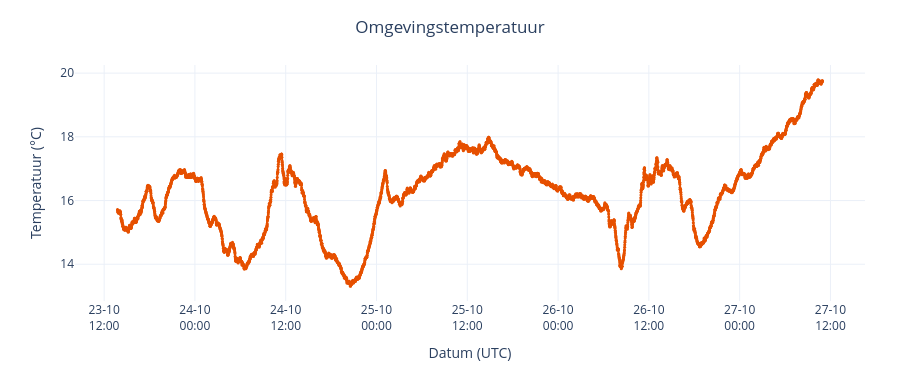
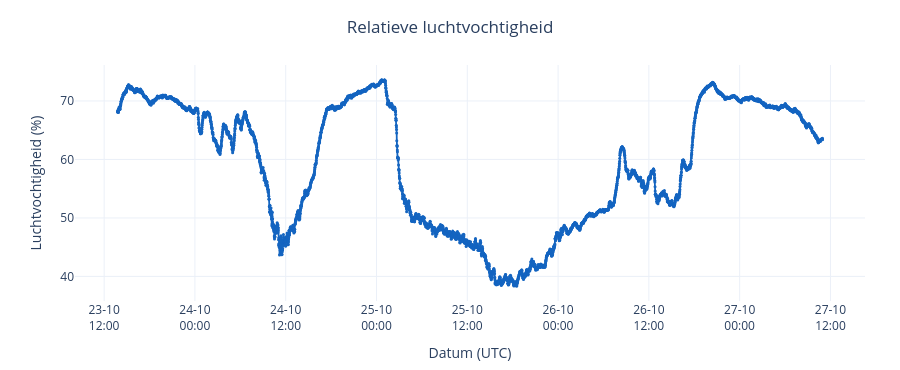
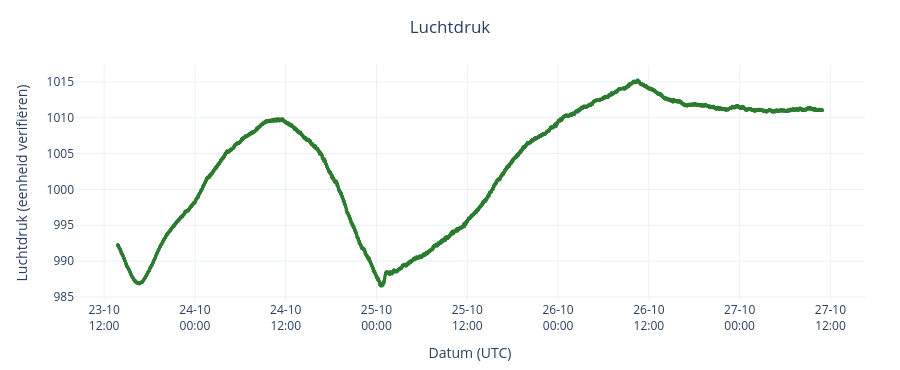

Write notebook code for charts like these, in order.
### Code cell
import plotly.graph_objects as go

weer_grafieken = {
    "Temperature-PVMET500": (
        "Omgevingstemperatuur", "Temperatuur (°C)"
    ),
    "Humidity-PVMET500": (
        "Relatieve luchtvochtigheid", "Luchtvochtigheid (%)"
    ),
    "Pressure-PVMET500": (
        "Luchtdruk", "Luchtdruk (eenheid verifiëren)"
    )
}

kleuren = ["#E65100", "#1565C0", "#2E7D32"]

for (kolom, (titel, eenheid)), kleur in zip(
    weer_grafieken.items(), kleuren
):

    data = (
        df_weer[["_time", kolom]]
        .dropna()
        .sort_values("_time")
        .copy()
    )

    # Meetgaten groter dan 20 minuten onderbreken
    verschil = data["_time"].diff().dt.total_seconds() / 60

    x_waarden = []
    y_waarden = []

    for tijd, waarde, minuten in zip(
        data["_time"], data[kolom], verschil
    ):
        if pd.notna(minuten) and minuten > 20:
            x_waarden.append(tijd)
            y_waarden.append(None)

        x_waarden.append(tijd)
        y_waarden.append(float(waarde))

    fig = go.Figure()

    fig.add_trace(
        go.Scatter(
            x=x_waarden,
            y=y_waarden,
            mode="lines+markers",
            name=titel,
            line=dict(color=kleur, width=1.8),
            marker=dict(size=3),
            connectgaps=False,
            hovertemplate=(
                "Tijd: %{x|%d-%m-%Y %H:%M}"
                "<br>Waarde: %{y:.2f}"
                "<extra></extra>"
            )
        )
    )

    fig.update_layout(
        title=dict(text=titel, x=0.5),
        xaxis_title="Datum (UTC)",
        yaxis_title=eenheid,
        height=370,
        template="plotly_white",
        hovermode="closest",
        showlegend=False,
        margin=dict(l=75, r=35, t=65, b=65)
    )

    fig.update_xaxes(tickformat="%d-%m\n%H:%M")

    fig.show()

### Figure 1 — Plotly figure (JSON) as saved in the notebook; plotly's stock layout.template omitted (floating-point values rounded to 4 significant figures; data arrays with more than 128 entries replaced by an {"elided": "..."} marker saying what was removed)
{"data": [{"connectgaps": false, "hovertemplate": "Tijd: %{x|%d-%m-%Y %H:%M}<br>Waarde: %{y:.2f}<extra></extra>", "line": {"color": "#E65100", "width": 1.8}, "marker": {"size": 3}, "mode": "lines+markers", "name": "Omgevingstemperatuur", "type": "scatter", "x": {"elided": "5579 str values"}, "y": {"elided": "5579 float values"}}], "layout": {"height": 370, "hovermode": "closest", "margin": {"b": 65, "l": 75, "r": 35, "t": 65}, "showlegend": false, "title": {"text": "Omgevingstemperatuur", "x": 0.5}, "xaxis": {"tickformat": "%d-%m\n%H:%M", "title": {"text": "Datum (UTC)"}}, "yaxis": {"title": {"text": "Temperatuur (°C)"}}}}

### Figure 2 — Plotly figure (JSON) as saved in the notebook; plotly's stock layout.template omitted (floating-point values rounded to 4 significant figures; data arrays with more than 128 entries replaced by an {"elided": "..."} marker saying what was removed)
{"data": [{"connectgaps": false, "hovertemplate": "Tijd: %{x|%d-%m-%Y %H:%M}<br>Waarde: %{y:.2f}<extra></extra>", "line": {"color": "#1565C0", "width": 1.8}, "marker": {"size": 3}, "mode": "lines+markers", "name": "Relatieve luchtvochtigheid", "type": "scatter", "x": {"elided": "5579 str values"}, "y": {"elided": "5579 float values"}}], "layout": {"height": 370, "hovermode": "closest", "margin": {"b": 65, "l": 75, "r": 35, "t": 65}, "showlegend": false, "title": {"text": "Relatieve luchtvochtigheid", "x": 0.5}, "xaxis": {"tickformat": "%d-%m\n%H:%M", "title": {"text": "Datum (UTC)"}}, "yaxis": {"title": {"text": "Luchtvochtigheid (%)"}}}}

### Figure 3 — Plotly figure (JSON) as saved in the notebook; plotly's stock layout.template omitted (floating-point values rounded to 4 significant figures; data arrays with more than 128 entries replaced by an {"elided": "..."} marker saying what was removed)
{"data": [{"connectgaps": false, "hovertemplate": "Tijd: %{x|%d-%m-%Y %H:%M}<br>Waarde: %{y:.2f}<extra></extra>", "line": {"color": "#2E7D32", "width": 1.8}, "marker": {"size": 3}, "mode": "lines+markers", "name": "Luchtdruk", "type": "scatter", "x": {"elided": "5579 str values"}, "y": {"elided": "5579 float values"}}], "layout": {"height": 370, "hovermode": "closest", "margin": {"b": 65, "l": 75, "r": 35, "t": 65}, "showlegend": false, "title": {"text": "Luchtdruk", "x": 0.5}, "xaxis": {"tickformat": "%d-%m\n%H:%M", "title": {"text": "Datum (UTC)"}}, "yaxis": {"title": {"text": "Luchtdruk (eenheid verifiëren)"}}}}
